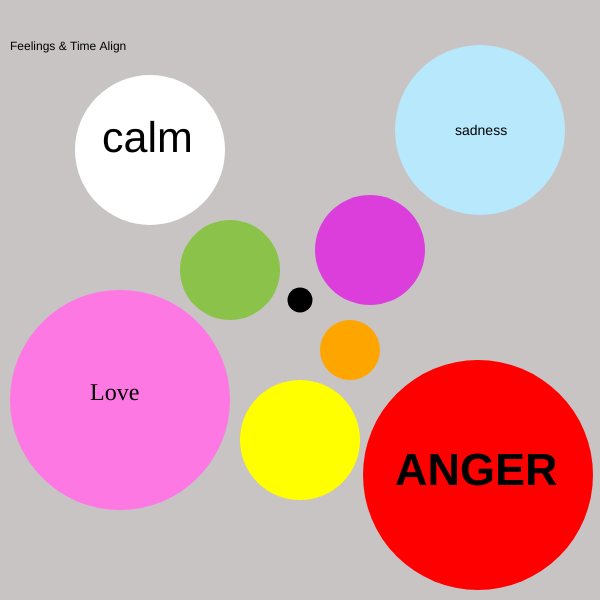
Frame 1 (no input)
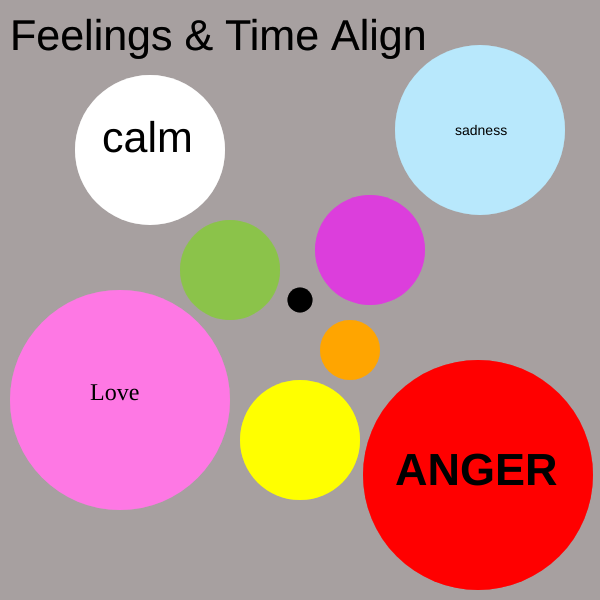
Frame 60 (no input)
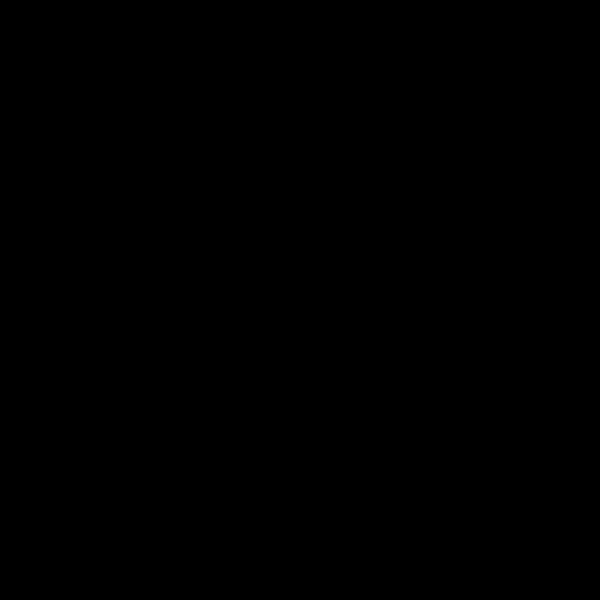
Frame 120 (the mouse pressed at the canvas centre since frame 60)

The p5.js sketch that drew these frames (run headless with seeded random() and noise() and a simulated clock; from frame 60 on, the mouse is pressed at the canvas centre):

// p5.js sketch
// ── sketch.js
// Global variables for circle states
let whiteCircleClicked = false;
let whiteClickStartTime;
let whiteTransitionDuration = 20000; 
let blueCircleClicked = false;
let blueClickStartTime;
let blueTransitionDuration = 20000;
let pinkCircleClicked = false;
let pinkClickStartTime;
let pinkTransitionDuration = 20000;
let redCircleClicked = false;
let redClickStartTime;
let transitionDuration = 20000;

// Circle dimensions
let rad = 400;
let size;
let minSize = 10;
let maxSize = rad - 340;
let shrinking = true;
let startTime;
let duration = 5000;

// Interactive state
let isPressed = false;
let pressStartTime;

// color arrays
const circleColors = {
  green: ["#5DAC62", "#7CDA0F", "#248E11", "#C5DC2A", "#91E64C"],
  purple: ["#000000", "#FFA500", "#8BC34A", "#DC3EDC", "#FFFF00", "#FFFFFF", "#B8E8FC", "#FE78E4", "#FF0000"],
  yellow: ["rgb(251,251,36)", "#FFFFFF"]
};
let green_circle_colors = [];
let green_frameCounter = 0;

function setup() {
  createCanvas(600, 600);
  size = maxSize;
  startTime = millis();
  green_circle_colors = ["#5DAC62", "#7CDA0F", "#248E11", "#C5DC2A", "#91E64C"];
  purple_circle_colors = [
    "#000000",
    "#FFA500",
    "#8BC34A",
    "#DC3EDC",
    "#FFFF00",
    "#FFFFFF",
    "#B8E8FC",
    "#FE78E4",
    "#FF0000",
  ];
  yellow_circle_colors = ["rgb(251,251,36)", "#FFFFFF"];
}

function mousePressed() {
  if (mouseX < 360 && mouseX > 240 && mouseY > 380 && mouseY < 500) {
    isPressed = true;
    pressStartTime = millis();
  }
}

function draw() {
  if (whiteCircleClicked) {
    let elapsedTime = millis() - whiteClickStartTime;
    let progress = constrain(elapsedTime / whiteTransitionDuration, 0, 1);

    background(255); // Pure white background

    if (progress >= 1) {
      whiteCircleClicked = false;
    }
    drawAllCircles();
  }
  else if (blueCircleClicked) {
    let elapsedTime = millis() - blueClickStartTime;
    let progress = constrain(elapsedTime / blueTransitionDuration, 0, 1);
    let r = map(progress, 0, 1, 184, 0);
    let g = map(progress, 0, 1, 232, 0);
    let b = map(progress, 0, 1, 252, 50); // Keep some blue at the darkest point

    background(r, g, b); // Transition from light blue to dark blue

    if (progress >= 1) {
      blueCircleClicked = false;
    }
    drawAllCircles();
  } 
 else if (pinkCircleClicked) {
    let elapsedTime = millis() - pinkClickStartTime;
    let progress = constrain(elapsedTime / pinkTransitionDuration, 0, 1);
    
    // Create a pink transition from dark to light
    let r = map(progress, 0, 1, 254, 255); // Slight change in red
    let g = map(progress, 0, 1, 20, 192);  // Bigger change in green
    let b = map(progress, 0, 1, 147, 203); // Moderate change in blue
    background(r, g, b);

    if (progress >= 1) {
      pinkCircleClicked = false;
    }
    // Only draw pink circle when clicked
    push();
    noStroke();
    fill("rgb(254,120,228)");
    circle(120, 400, rad - 180);
    
    // Draw the "LOVE" text
    push();
    text("LOVE", 90, 400);
    fill('black');
    textSize(20);
    textFont()
    pop();
    pop();
}
  else if (redCircleClicked) {
    let elapsedTime = millis() - redClickStartTime;
    let progress = elapsedTime / transitionDuration;

    if (progress >= 1) {
      background(0);
      redCircleClicked = false;
    } else {
      let redValue = map(progress, 0, 1, 255, 0);
      background(redValue, 0, 0);
    }
    // Only draw red circle when clicked
    push();
    noStroke();
    fill("red");
    circle(478, 475, rad - 170);
    pop();
  } 
  else {
    // Normal state
    background("rgba(167,160,160,0.62)");

    fill("black");
    text("Feelings & Time Align", 10, 50);
    textSize(43);

    // Draw circles and check for clicks
    drawAllCircles();
    checkCircleClicks();
    drawInteractiveCircles();

    push()
    textStyle(BOLD);
    fill('black')
    textSize(45);
    text("ANGER", 395, 485);
    pop()
    
    push()
    textFont('Brush Script MT, cursive');
    textSize(24);
    fill('black')
    text("Love", 90, 400);
    pop()
    
    push()
    fill('black')
    textSize(14);
    text("sadness", 455, 135);
    pop()
  }
}

// [Rest of the functions remain exactly the same]

function checkCircleClicks() {
  if (mouseIsPressed) {
    // Blue circle click
    if (dist(mouseX, mouseY, 480, 130) < (rad - 230) / 2) {
      blueCircleClicked = true;
      blueClickStartTime = millis();
    }

    // Pink circle click
    if (dist(mouseX, mouseY, 120, 400) < (rad - 180) / 2) {
      pinkCircleClicked = true;
      pinkClickStartTime = millis();
    }

    // Red circle click
    if (dist(mouseX, mouseY, 478, 475) < (rad - 170) / 2) {
      redCircleClicked = true;
      redClickStartTime = millis();
    }
  }
}

function drawAllCircles() {
  // Blue circle
  push();
  noStroke();
  if (mouseIsPressed && dist(mouseX, mouseY, 480, 130) < (rad - 230) / 2) {
    blueCircleClicked = true;
    blueClickStartTime = millis();
  }
  fill("rgb(184,232,252)");
  circle(480, 130, rad - 230);
  pop();

  // Pink circle
  push();
  noStroke();
  fill("rgb(254,120,228)");
  circle(120, 400, rad - 180);
  pop();

  // Red circle
  push();
  noStroke();
  fill("red");
  circle(478, 475, rad - 170);
  pop();
}

function drawInteractiveCircles() {
  // Yellow circle
  push();
  if (isPressed && millis() - pressStartTime < duration) {
    if (mouseX < 360 && mouseX > 240 && mouseY > 380 && mouseY < 500) {
      noStroke();
      fill(random(yellow_circle_colors));
      circle(300, 440, rad - 280);
    }
  } else {
    noStroke();
    fill("yellow");
    circle(300, 440, rad - 280);
  }
  pop();

  // White circle (peace)
  push();
  noStroke();
  if (
    mouseIsPressed &&
    mouseX < 225 &&
    mouseX > 75 &&
    mouseY < 225 &&
    mouseY > 73
  ) {
    fill("white");
    circle(150, 150, millis() * 30);
  } else {
    fill("white");
    circle(150, 150, rad - 250);
  }
  pop();
  
  push()
  text('calm',102, 152)
  textSize(20)
  pop()


  // Purple circle (joy)
  push();
  noStroke();
  if (
    mouseIsPressed &&
    mouseX < 425 &&
    mouseX > 315 &&
    mouseY > 195 &&
    mouseY < 300
  ) {
    fill(random(purple_circle_colors));
  } else {
    fill("#DC3EDC");
  }
  circle(370, 250, rad - 290);
  pop();

  // Green circle (meditation)
  push();
  noStroke();
  if (
    mouseIsPressed &&
    mouseX > 180 &&
    mouseX < 280 &&
    mouseY < 320 &&
    mouseY > 220
  ) {
    fill(random(green_circle_colors));
  } else {
    fill("#8BC34A");
  }
  circle(230, 270, rad - 300);
  pop();

  // Orange circle (focus)
  push();
  noStroke();
  if (
    mouseIsPressed &&
    mouseX > 320 &&
    mouseX < 380 &&
    mouseY < 380 &&
    mouseY > 320 &&
    shrinking
  ) {
    fill("orange");
    circle(350, 350, size);
    size -= 0.3;
    if (millis() - startTime > duration) {
      shrinking = false;
    }
  } else {
    size = maxSize;
    shrinking = true;
    startTime = millis();
    fill("orange");
    circle(350, 350, rad - 340);
  }
  pop();

  // Black circle (depression)
  push();
  noStroke();
  if (
    mouseIsPressed &&
    mouseX < 312 &&
    mouseX > 288 &&
    mouseY < 312 &&
    mouseY > 288
  ) {
    fill("black");
    circle(300, 300, millis() * 30);
  } else {
    fill("black");
    circle(300, 300, rad - 375);
  }
  pop();
}
